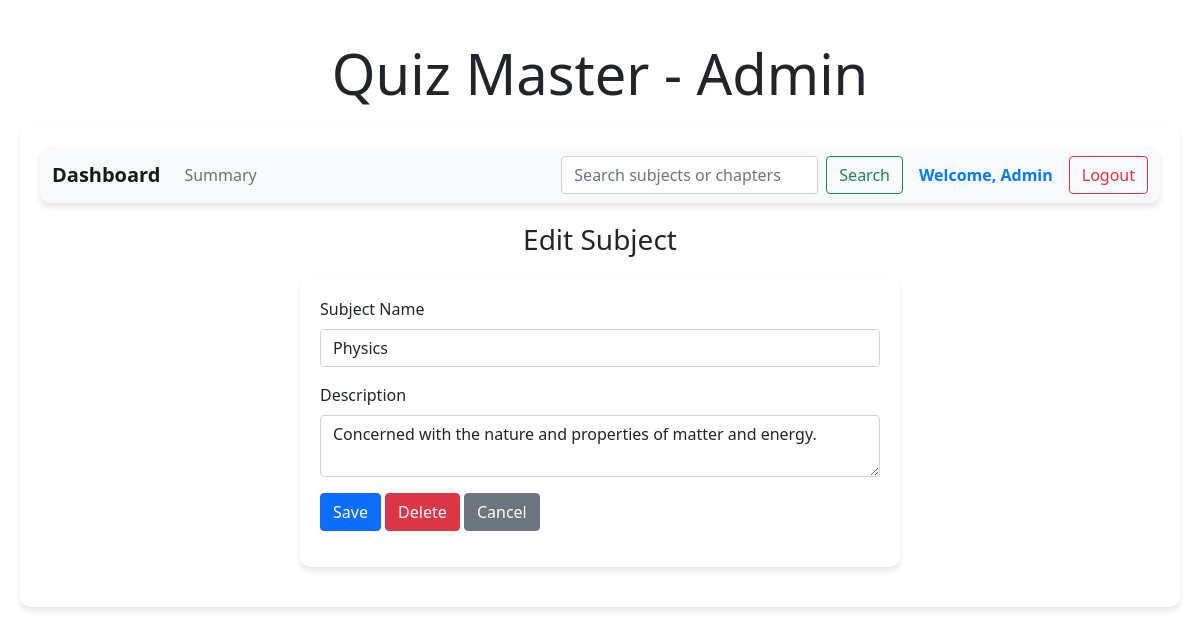
/edit_subject/1/Physics, run on the app's committed database.
### backend/models.py (models this page shows)
class Subject(db.Model):
    __tablename__ = "subject"
    id = db.Column(db.Integer, primary_key=True)
    name = db.Column(db.String, nullable=False)
    description = db.Column(db.String, nullable=True)
    chapters = db.relationship("Chapter", cascade="all,delete", backref="subject", lazy=True)

### backend/controllers.py (the view)
@app.route("/edit_subject/<subject_id>/<name>", methods=["GET", "POST"])
def edit_subject(subject_id, name):
    subject = Subject.query.get(subject_id)
    if request.method == "POST":
        subject.name = request.form.get("name")
        subject.description = request.form.get("description")
        db.session.commit()
        return redirect(url_for("admin_dashboard", name=name))
    return render_template("edit_subject.html", subject=subject, name=name)

### templates/edit_subject.html
{% extends "admin_layout.html" %}
{% block content %}
    <div class="center"><h3>Edit Subject</h3></div>
    <form action="/edit_subject/{{subject.id}}/{{name}}" method="POST">
        <div class="input_form">
            <div class="mb-3">
                <label for="name" class="form-label">Subject Name</label>
                <input type="text" class="form-control" name="name" id="name" value="{{subject.name}}" required>
            </div>
            <div class="mb-3">
                <label for="description" class="form-label">Description</label>
                <textarea class="form-control" name="description" id="description">{{subject.description}}</textarea>
            </div>
            <div class="mb-3">
                <button type="submit" class="btn btn-primary">Save</button>
                <a href="/delete_subject/{{subject.id}}/{{name}}" class="btn btn-danger">Delete</a>
                <a href="/admin/{{name}}" class="btn btn-secondary">Cancel</a>
            </div>
        </div>
    </form>
{% endblock %}

### static/styles/main.css (style rules this page uses)
body { background-color: #e9ecef; font-family: 'Segoe UI', Tahoma, Geneva, Verdana, sans-serif; }
.center { text-align: center; margin: 20px 0; }
.input_form { max-width: 600px; margin: 20px auto; padding: 20px; background-color: #ffffff; border-radius: 10px; box-shadow: 0 4px 6px rgba(0, 0, 0, 0.1); }
.btn-primary { background-color: #007bff; border: none; padding: 8px 16px; border-radius: 5px; }
.btn-secondary { background-color: #6c757d; border: none; padding: 8px 16px; border-radius: 5px; }
.btn-danger { background-color: #dc3545; border: none; padding: 8px 16px; border-radius: 5px; }

### data on the page
Subject: name "Physics", description "Concerned with the nature and properties of matter and energy."
